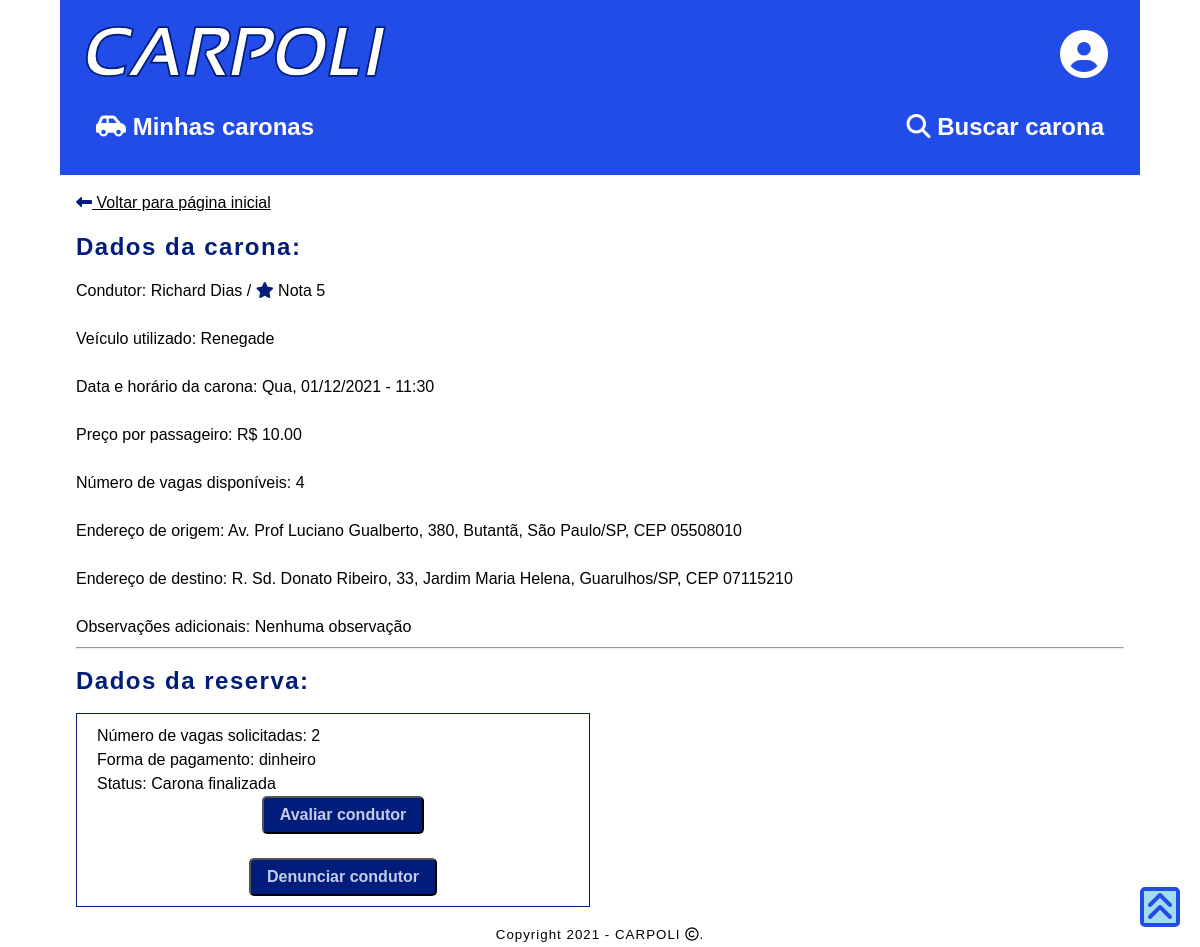
Page /caronas/4/ (signed in) on the committed database.
### caronas/models.py (models this page shows, shortened)
class Profile(models.Model):
    user = models.OneToOneField(User, on_delete=models.CASCADE)
    nascimento = models.DateField()
    cpf = models.CharField(max_length=11, unique=True)
    telefone = models.CharField(max_length=11)
    cep = models.CharField(max_length=8)
    estado = models.CharField(max_length=50)
    cidade = models.CharField(max_length=50)
    endereco = models.CharField(max_length=255)
    bairro = models.CharField(max_length=255)
    num_residencia = models.CharField(max_length=8)
    complemento = models.CharField(max_length=50, null=True, default="-")
    is_condutor = models.BooleanField(default=False)
    is_passageiro = models.BooleanField(default=False)
    is_admin = models.BooleanField(default=False)
    status = models.ForeignKey(Status, on_delete=models.CASCADE)

class Veiculo(models.Model):
    id_condutor = models.ForeignKey(Condutor, on_delete=models.CASCADE)
    fabricante_veic = models.CharField(max_length=50)
    modelo_veic = models.CharField(max_length=50)
    placa_veic = models.CharField(max_length=7)
    cor_veic = models.CharField(max_length=50)
    capacidade_veic = models.IntegerField()
    apelido_veic = models.CharField(max_length=50, null=True, blank=True)

class Carona(models.Model):
    id_condutor = models.ForeignKey(Condutor, on_delete=models.CASCADE)
    id_veiculo = models.ForeignKey(Veiculo, on_delete=models.CASCADE)
    horario_carona = models.DateTimeField()
    valor_carona = models.DecimalField(max_digits=6, decimal_places=2)
    vagas_disponiveis = models.IntegerField()
    observacoes = models.CharField(max_length=255, null=True, default="Nenhuma observação")
    cep_origem = models.CharField(max_length=8)
    endereco_origem = models.CharField(max_length=255)
    num_origem = models.CharField(max_length=8)
    bairro_origem = models.CharField(max_length=255)
    cidade_origem = models.CharField(max_length=50)
    estado_origem = models.CharField(max_length=50)
    cep_destino = models.CharField(max_length=8)
    endereco_destino = models.CharField(max_length=255)
    num_destino = models.CharField(max_length=8)
    bairro_destino = models.CharField(max_length=255)
    cidade_destino = models.CharField(max_length=50)
    estado_destino = models.CharField(max_length=50)

class Carona_Passageiros(models.Model):
    CARTAO = 'cartao'
    DINHEIRO = 'dinheiro'
    TIPO_PAGAMENTO_CHOICES = [
        (CARTAO, 'Cartão'),
        (DINHEIRO, 'Dinheiro'),
    ]
    id_passageiro = models.ForeignKey(Profile, on_delete=models.CASCADE)
    id_cartao_passageiro = models.ForeignKey(Cartao_Passageiro, on_delete=models.CASCADE, null=True)
    id_carona = models.ForeignKey(Carona, on_delete=models.CASCADE)
    num_pessoas = models.IntegerField()
    tipo_pagamento = models.CharField(max_length=20,choices=TIPO_PAGAMENTO_CHOICES)

class Log_Carona(models.Model):
    id_carona_passageiros = models.ForeignKey(Carona_Passageiros, on_delete=models.CASCADE)
    horario_log = models.DateTimeField(default=timezone.now)
    status_carona = models.ForeignKey(Status, on_delete=models.CASCADE)
    comentario_log = models.CharField(max_length=255, null=True, default="-")

class Status(models.Model):
    descricao = models.CharField(max_length=255)
    def __str__(self):
        return f'{self.descricao}'

### caronas/views.py (the view)
# urls.py: path('<int:carona_id>/', views.detail_carona_passageiro, name='detail_carona_passageiro'),
@login_required
def detail_carona_passageiro(request, carona_id):
    usuario = get_object_or_404(Profile, user=request.user)
    if usuario.is_passageiro:
        carona = get_object_or_404(Carona, pk=carona_id)
        condutor = carona.id_condutor
        profile_condutor = get_object_or_404(Profile, user=condutor.id_user.user)
        profile_passageiro = Profile.objects.get(user=request.user)
        nota = 0
        if Avaliacao.objects.filter(id_condutor = condutor, passageiro_avaliou=True).exists():
            n_avaliacoes = Avaliacao.objects.filter(id_condutor = condutor, passageiro_avaliou=True).count()
            avaliacoes_list = Avaliacao.objects.filter(id_condutor = condutor, passageiro_avaliou=True)
            for avaliacao in avaliacoes_list:
                nota += avaliacao.nota_avaliacao
            nota = nota / n_avaliacoes
        else:
            nota = 5
        if Carona_Passageiros.objects.filter(id_carona = carona, id_passageiro=profile_passageiro).exists():
            carona_passageiros = Carona_Passageiros.objects.get(id_carona = carona, id_passageiro=profile_passageiro)
            log = Log_Carona.objects.filter(id_carona_passageiros = carona_passageiros).latest('horario_log')
            context = {'carona': carona, 'condutor': profile_condutor, 'veiculo': carona.id_veiculo, 'nota': nota, 'log': log, 'carona_passageiros': carona_passageiros}
        else:
            context = {'carona': carona, 'condutor': profile_condutor, 'veiculo': carona.id_veiculo, 'nota': nota}
        return render(request, 'caronas/detail_carona_passageiro.html', context)
    else:
        return HttpResponseRedirect(reverse('sem_acesso'))

### caronas/templates/caronas/detail_carona_passageiro.html (shortened to what this page needs)
{% extends 'base_passageiro.html' %}
{% block content %}
<a href="{% url 'index' %}">
    <i class="fas fa-long-arrow-alt-left"></i>
    Voltar para página inicial
</a>
<p><h2>Dados da carona:</h2></p>
Condutor: {{condutor.user.get_full_name}} / <i class="fas fa-star"></i> Nota {{ nota }}
<br>
<br>
Veículo utilizado: {{veiculo.modelo_veic}}
<br>
<br>
Data e horário da carona: {{carona.horario_carona|date:"D, d/m/Y"}} - {{carona.horario_carona|time:"H:i"}}
<br>
<br>
Preço por passageiro: R$ {{carona.valor_carona}}
<br>
<br>
Número de vagas disponíveis: {{carona.vagas_disponiveis}}
<br>
<br>
Endereço de origem: {{ carona.endereco_origem }}, {{ carona.num_origem }}, {{ carona.bairro_origem }}, {{ carona.cidade_origem }}/{{ carona.estado_origem }}, CEP {{ carona.cep_origem }}
<br>
<br>
Endereço de destino: {{ carona.endereco_destino }}, {{ carona.num_destino }}, {{ carona.bairro_destino }}, {{ carona.cidade_destino }}/{{ carona.estado_destino }}, CEP {{ carona.cep_destino }}
<br>
<br>
Observações adicionais: {{carona.observacoes}}
<hr>
{% if log %}
<h2>Dados da reserva:</h2>
<section class="busca">
    <article class="carona_busca">
            Número de vagas solicitadas: {{ carona_passageiros.num_pessoas }} <br />
            Forma de pagamento: {{ carona_passageiros.tipo_pagamento }} <br />
            Status: {{ log.status_carona }} <br />
            {% if log.status_carona.descricao == "Carona finalizada" %}
                <a  href="{% url 'avaliacao' carona.id carona_passageiros.id %}" class="center">
                    <button type="button">Avaliar condutor</button>
                </a>
                <br>
                <a  href="{% url 'denuncia' carona.id carona_passageiros.id %}" class="center">
                    <button type="button">Denunciar condutor</button>
                </a>
            {% else %}
                <a href="{% url 'cancelar_reserva' carona_passageiros.id%}" class="center">
                    <button>Cancelar reserva</button>
                </a>
            {% endif %}
    </article>
</section>
{% else %}
<a href="{% url 'reservar_carona' carona.id%}" class="center">
    <button>Reservar carona</button>
</a>
{% endif %}
{% endblock content %}

### static/style.css (style rules this page uses)
:root { --primary-color: #000000; --secondary-color: #001d7c; --terciary-color: #A2DCEE; --primary-background: #ffffff; --secondary-background: #214CE7; --terciary-background: #C2CCED; font-size: 16px; line-height: 1.5em; }
* { font-family:'Trebuchet MS', 'Lucida Sans Unicode', 'Lucida Grande', 'Lucida Sans', Arial, sans-serif; color: var(--primary-color); box-sizing: border-box; }
html { background-color: var(--primary-background); height: 100%; scroll-behavior: smooth; }
body { background-color: var(--primary-background); display: flex; flex-direction: column; padding: 0; margin:0; border:0; }
h1, h2, h3 { color: var(--secondary-color); letter-spacing: 1.5px; text-align: left; }
.busca { display: grid; grid-template-columns: 1fr 1fr; column-gap: 20px; row-gap: 20px; }
.carona_busca { border: 1px solid var(--secondary-color); padding-bottom: 10px; padding-left: 20px; padding-top: 10px; }
button { background-color: var(--secondary-color); color: var(--terciary-background); border-radius: 5px; font-size: medium; font-weight: bold; padding: 0.5rem 1rem; }
.fas { color: var(--secondary-color); }
.center { margin-left: auto; margin-right: auto; display: block; text-align: center; margin-top: 0px; margin-bottom: 0px; }

### rows in the picture
Profile: user.get_full_name "Richard Dias"
Veiculo: modelo_veic "Renegade"
Carona: horario_carona "Qua, 01/12/2021", horario_carona "11:30", valor_carona "10.00", vagas_disponiveis "4", endereco_origem "Av. Prof Luciano Gualberto", num_origem "380", bairro_origem "Butantã", cidade_origem "São Paulo", estado_origem "SP", cep_origem "05508010", endereco_destino "R. Sd. Donato Ribeiro", num_destino "33", bairro_destino "Jardim Maria Helena", cidade_destino "Guarulhos", estado_destino "SP", cep_destino "07115210", observacoes "Nenhuma observação"
Carona_Passageiros: num_pessoas "2", tipo_pagamento "dinheiro"
Log_Carona: status_carona "Carona finalizada"

### other values in the picture
{{ nota }} "5"
